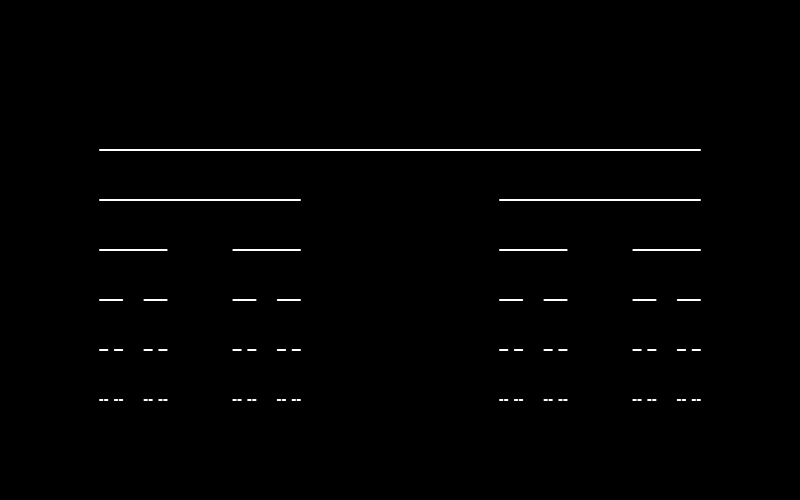
Frame 1 (no input)
Frame 60 (no input): identical to frame 1, image omitted
Frame 120 (the mouse pressed at the canvas centre since frame 60): identical to frame 1, image omitted

The p5.js sketch that drew this single still picture (run headless with seeded random() and noise() and a simulated clock; from frame 60 on, the mouse is pressed at the canvas centre):

// p5.js sketch
// ── sketch.js
/// <reference path="../TSDef/p5.global-mode.d.ts" />

//Change size to change the length of the initial Line
let size = 600;

function setup() {
  createCanvas(800, 500, P2D);
  background(0);
  stroke(255);
  strokeWeight(2);

  translate(100, 100);

  generateCantorSet(size);
}

function draw() {
}

function generateCantorSet(size) {


  if (size > 2) {

    size /= 3;

    //Left Side
    push()
    translate(0, +50);
    line(0, 0, size, 0);
    generateCantorSet(size);
    pop();

    //Right Side
    push()
    translate(size * 2, +50);
    line(size, 0, -size, 0);
    generateCantorSet(size);
    pop();

  }
}
